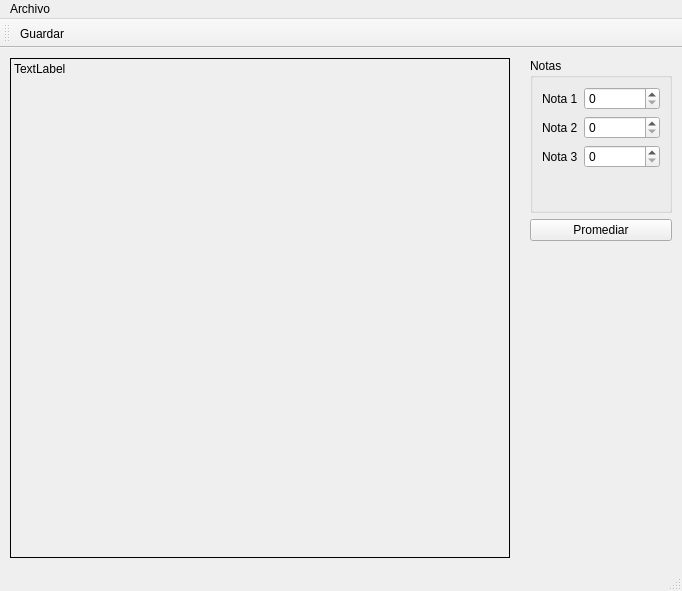
<?xml version="1.0" encoding="UTF-8"?>
<ui version="4.0">
 <class>Principal</class>
 <widget class="QMainWindow" name="Principal">
  <property name="geometry">
   <rect>
    <x>0</x>
    <y>0</y>
    <width>682</width>
    <height>591</height>
   </rect>
  </property>
  <property name="windowTitle">
   <string>Principal</string>
  </property>
  <widget class="QWidget" name="centralwidget">
   <widget class="QLabel" name="outCuadro">
    <property name="geometry">
     <rect>
      <x>10</x>
      <y>10</y>
      <width>500</width>
      <height>500</height>
     </rect>
    </property>
    <property name="minimumSize">
     <size>
      <width>500</width>
      <height>500</height>
     </size>
    </property>
    <property name="frameShape">
     <enum>QFrame::Box</enum>
    </property>
    <property name="text">
     <string>TextLabel</string>
    </property>
    <property name="alignment">
     <set>Qt::AlignLeading|Qt::AlignLeft|Qt::AlignTop</set>
    </property>
   </widget>
   <widget class="QWidget" name="widget" native="true">
    <property name="geometry">
     <rect>
      <x>530</x>
      <y>10</y>
      <width>142</width>
      <height>183</height>
     </rect>
    </property>
    <layout class="QVBoxLayout" name="verticalLayout">
     <item>
      <widget class="QGroupBox" name="groupBox">
       <property name="title">
        <string>Notas</string>
       </property>
       <layout class="QFormLayout" name="formLayout">
        <item row="0" column="0">
         <widget class="QLabel" name="label">
          <property name="text">
           <string>Nota 1</string>
          </property>
         </widget>
        </item>
        <item row="0" column="1">
         <widget class="QSpinBox" name="spinBox"/>
        </item>
        <item row="1" column="0">
         <widget class="QLabel" name="label_2">
          <property name="text">
           <string>Nota 2</string>
          </property>
         </widget>
        </item>
        <item row="1" column="1">
         <widget class="QSpinBox" name="spinBox_2"/>
        </item>
        <item row="2" column="0">
         <widget class="QLabel" name="label_3">
          <property name="text">
           <string>Nota 3</string>
          </property>
         </widget>
        </item>
        <item row="2" column="1">
         <widget class="QSpinBox" name="spinBox_3"/>
        </item>
       </layout>
      </widget>
     </item>
     <item>
      <widget class="QPushButton" name="pushButton">
       <property name="text">
        <string>Promediar</string>
       </property>
      </widget>
     </item>
    </layout>
   </widget>
  </widget>
  <widget class="QMenuBar" name="menubar">
   <property name="geometry">
    <rect>
     <x>0</x>
     <y>0</y>
     <width>682</width>
     <height>22</height>
    </rect>
   </property>
   <widget class="QMenu" name="menuArchivo">
    <property name="title">
     <string>Archivo</string>
    </property>
    <addaction name="actionGuardar"/>
    <addaction name="actionSalir"/>
   </widget>
   <addaction name="menuArchivo"/>
  </widget>
  <widget class="QStatusBar" name="statusbar"/>
  <widget class="QToolBar" name="toolBar">
   <property name="windowTitle">
    <string>toolBar</string>
   </property>
   <attribute name="toolBarArea">
    <enum>TopToolBarArea</enum>
   </attribute>
   <attribute name="toolBarBreak">
    <bool>false</bool>
   </attribute>
   <addaction name="actionGuardar"/>
  </widget>
  <action name="actionGuardar">
   <property name="icon">
    <iconset resource="Resources.qrc">
     <normaloff>:/img/Save.ico</normaloff>:/img/Save.ico</iconset>
   </property>
   <property name="text">
    <string>Guardar</string>
   </property>
   <property name="shortcut">
    <string>Ctrl+S</string>
   </property>
  </action>
  <action name="actionSalir">
   <property name="text">
    <string>Salir</string>
   </property>
   <property name="shortcut">
    <string>Ctrl+Q</string>
   </property>
  </action>
 </widget>
 <resources>
  <include location="Resources.qrc"/>
 </resources>
 <connections>
  <connection>
   <sender>actionSalir</sender>
   <signal>triggered()</signal>
   <receiver>Principal</receiver>
   <slot>close()</slot>
   <hints>
    <hint type="sourcelabel">
     <x>-1</x>
     <y>-1</y>
    </hint>
    <hint type="destinationlabel">
     <x>340</x>
     <y>295</y>
    </hint>
   </hints>
  </connection>
 </connections>
</ui>
